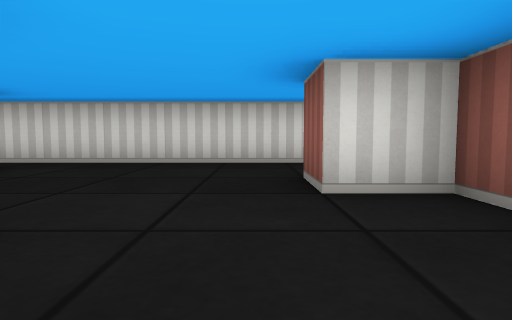
[1] (above)

15 first-person views from a walk through a cub3D ray-caster map. The camera is about half as high as the walls, tilts 4° down and sees 75° across. The floor is counted in squares. Each view is taken from the middle of a square. On the plan, view 1 faces up. The plan holds only what a view shows up to about 9 squares ahead; the rest is blank.

[2]
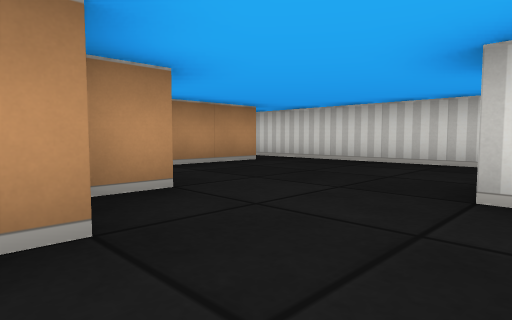

[3]
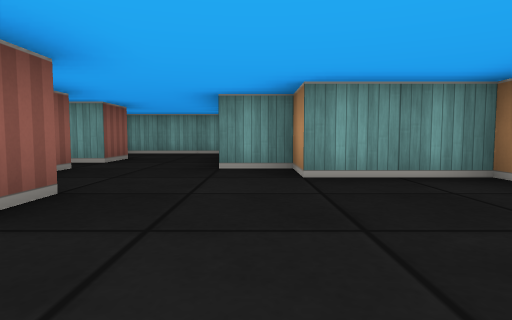

[4]
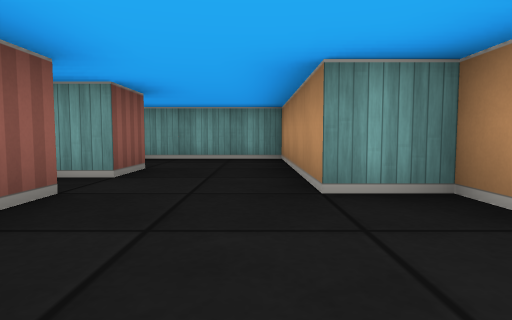

[5]
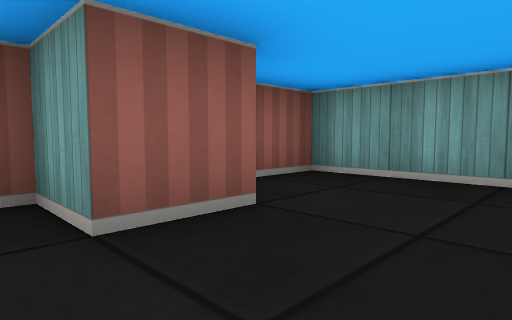

[6]
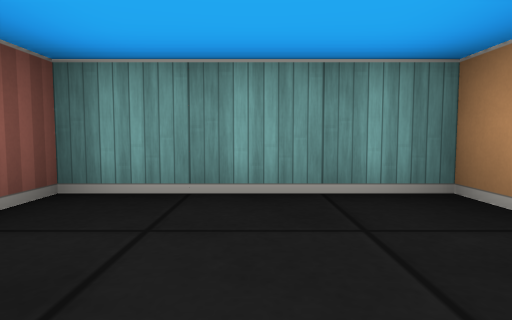

[7]
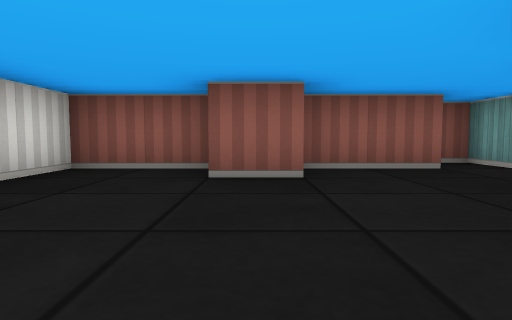

[8]
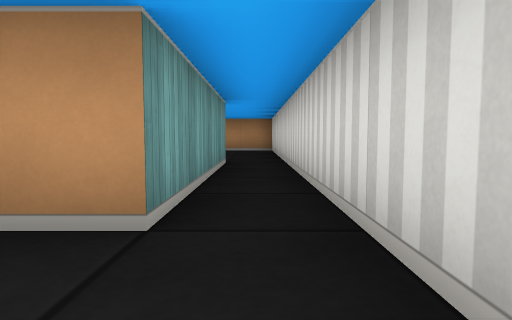

[9]
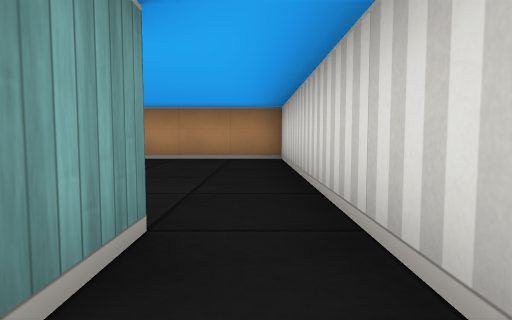

[10]
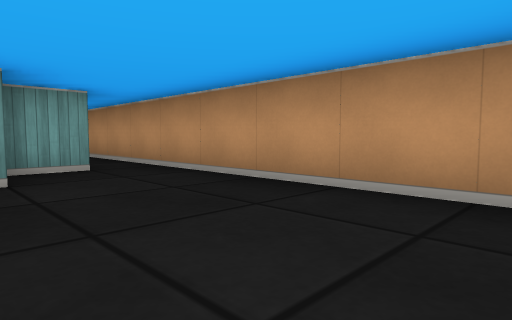

[11]
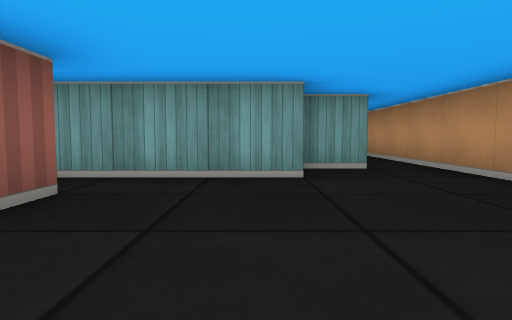

[12]
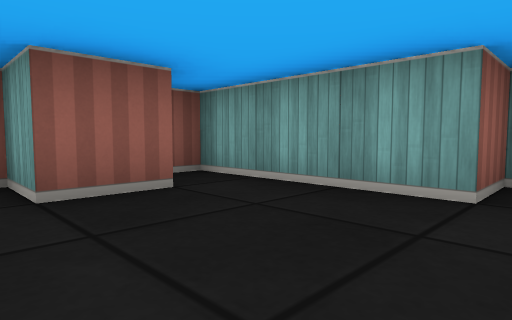

[13]
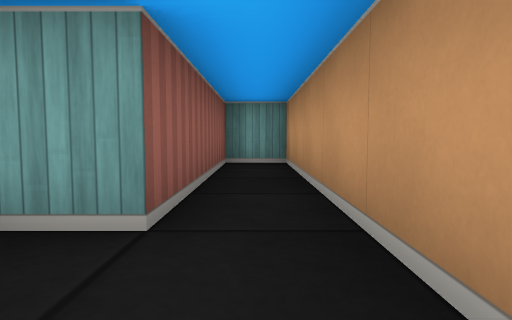

[14]
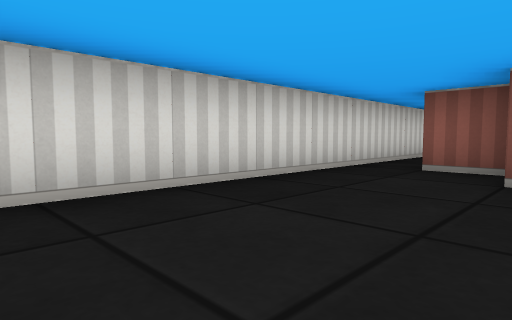

[15]
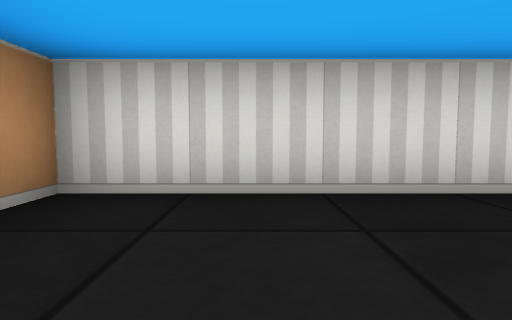

### Floor plan
Points are (right, up) in squares from view 1. A wall is a line through its corners. A room is listed if a view was taken in it or the views show most of it. See-through windows are left out.
Room 1 (views 1, 2, 3, 4, 5, 6, 7, 8)
walls: (1.5, 0.4) (1.5, 2.5) (0.5, 2.5) (0.5, 3.5); (1.5, 3.6) (1.5, 5.5) (-3.5, 5.5); (1.5, -1.5) (1.5, -0.5) (2.5, -0.5) (2.5, 0); (-3.5, 4.5) (-3.5, 1.5) (-1.5, 1.5) (-1.5, 0.5) (-0.5, 0.5) (-0.5, -3.5) (2.5, -3.5) (2.5, -2.5)
ways out: opening at (-4, 5) to room 2
Room 2 (views 9, 10, 11, 12, 13, 14, 15)
walls: (-8.5, 2.4) (-8.5, 3.5) (-7.5, 3.5) (-7.5, 4.5) (-3.5, 4.5); (-3.5, 5.5) (-12.5, 5.5) (-12.5, -3.5) (-11.5, -3.5) (-11.5, 0.5) (-10.5, 0.5) (-10.5, 1.5) (-7.5, 1.5) (-7.5, 2)
ways out: opening at (-4, 5) to room 1

Where each view was taken, in squares from view 1:
view 1: 0 up, 0 right, facing up
view 2: 0 up, 1 right, facing up-left
view 3: 5 up, 1 left, facing down
view 4: 3 up, 0 right, facing down
view 5: 0 up, 0 right, facing down-right
view 6: 1 down, 1 right, facing down
view 7: 3 up, 3 left, facing right
view 8: 5 up, 2 left, facing left
view 9: 5 up, 6 left, facing left
view 10: 5 up, 10 left, facing down-left
view 11: 5 up, 10 left, facing down
view 12: 4 up, 11 left, facing down-right
view 13: 2 up, 12 left, facing down
view 14: 3 up, 12 left, facing up-right
view 15: 3 up, 11 left, facing up
